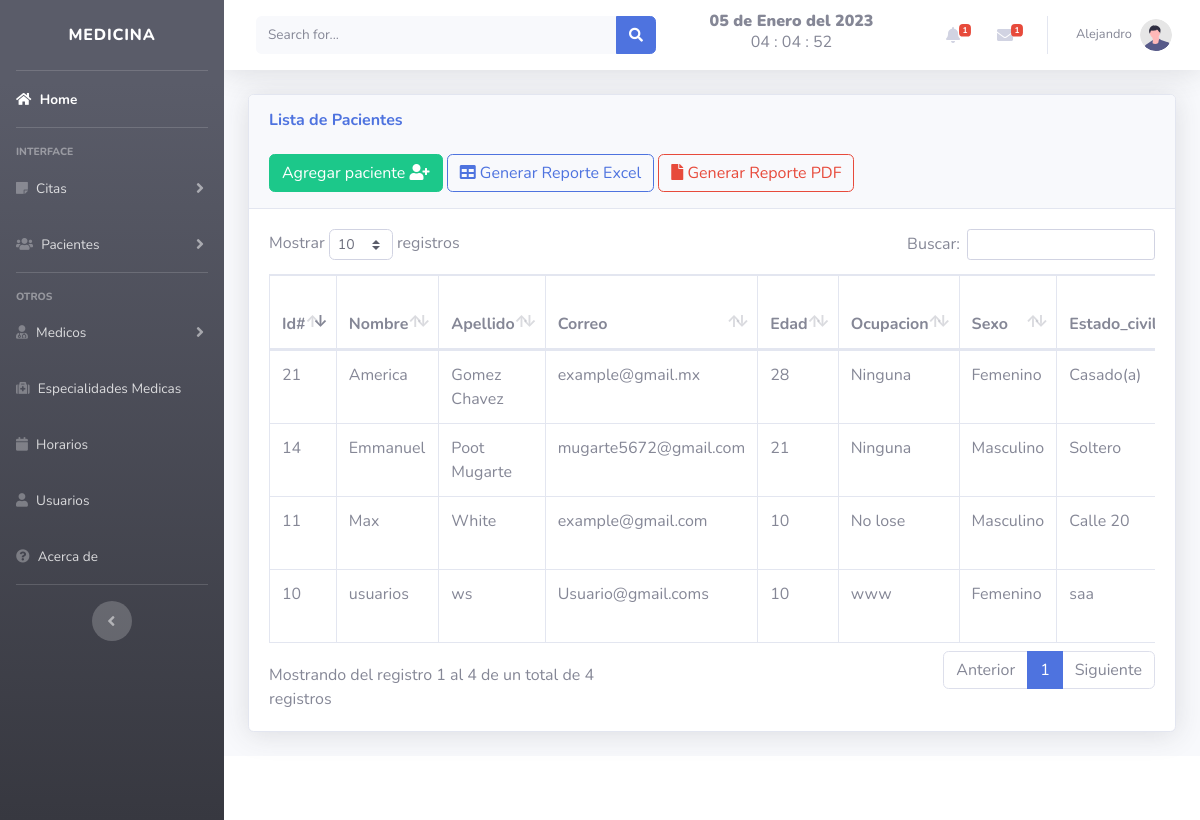
/views/pacientes.php (signed in), run on the app's committed database.
### tables this page shows
CREATE TABLE `pacientes` (
  `id` int(11) NOT NULL,
  `nombre` varchar(50) NOT NULL,
  `apellidos` varchar(150) NOT NULL,
  `correo` varchar(50) NOT NULL,
  `edad` varchar(150) NOT NULL,
  `ocupacion` varchar(150) NOT NULL,
  `sexo` varchar(50) NOT NULL,
  `estado_civil` varchar(150) NOT NULL,
  `peso` varchar(150) NOT NULL,
  `nacimiento` date NOT NULL,
  `familiar` varchar(150) NOT NULL,
  `telefono` varchar(50) NOT NULL,
  `direccion` varchar(150) NOT NULL,
  `enfermedad` varchar(150) NOT NULL,
  `tipo_sangre` varchar(150) NOT NULL,
  `alergias` varchar(150) NOT NULL,
  `curp` varchar(150) NOT NULL,
  `fecha` timestamp NULL DEFAULT current_timestamp(),
  `estado` varchar(50) NOT NULL,
  `id_user` int(11) NOT NULL
);

### views/pacientes.php (the view, shortened to what this page needs)
<?php
$typeUser = $_SESSION['rol'];
if($typeUser === '2' || $typeUser ==='1'){
?>
<!DOCTYPE html>
<html lang="en">
<head>
</head>
<?php include "../includes/header.php"; ?>
<body id="page-top">
    <div class="container-fluid">
        <div class="card shadow mb-4">
            <div class="card-header py-3">
                <h6 class="m-0 font-weight-bold text-primary">Lista de Pacientes</h6>
                <br>
                <button type="button" class="btn btn-success" data-toggle="modal" data-target="#paciente">
                    <span class="glyphicon glyphicon-plus"></span> Agregar paciente <i class="fa fa-user-plus"></i> </a></button>
                <a href="../includes/r_pacientes.php" class="btn btn-outline-primary">
                    <i class="fa fa-table" aria-hidden="true"></i> Generar Reporte Excel</a>
                <a href="../includes/reporte_paciente.php" class="btn btn-outline-danger">
                    <i class="fa fa-file" aria-hidden="true"></i> Generar Reporte PDF</a>
            </div>
            <div class="card-body">
                <div class="table-responsive">
                    <table class="table table-bordered" id="dataTable" width="100%" cellspacing="0">
                        <thead>
                            <tr>
                                <th>Id#</th>
                                <th>Nombre</th>
                                <th>Apellido</th>
                                <th>Correo</th>
                                <th>Edad</th>
                                <th>Ocupacion</th>
                                <th>Sexo</th>
                                <th>Estado_civil</th>
                            </tr>
                        </thead>
                        <?php
                        include "../includes/db.php";
                        $result = mysqli_query($conexion, "SELECT * FROM pacientes ");
                        while ($fila = mysqli_fetch_assoc($result)) :
                        ?>
                            <tr>
                                <td><?php echo $fila['id']; ?></td>
                                <td><?php echo $fila['nombre']; ?></td>
                                <td><?php echo $fila['apellidos']; ?></td>
                                <td><?php echo $fila['correo']; ?></td>
                                <td><?php echo $fila['edad']; ?></td>
                                <td><?php echo $fila['ocupacion']; ?></td>
                                <td><?php echo $fila['sexo']; ?></td>
                                <td><?php echo $fila['estado_civil']; ?></td>
                            </tr>
                        <?php endwhile; ?>
                    </table>
                </div>
            </div>
        </div>
    </div>
    <?php include "../includes/footer.php"; ?>
    <?php include "../includes/form_pacientes.php"; ?>
</body>
</html>
<?php }
else {
?>
<div id="notAllow" ></div>
<script src="https://code.jquery.com/jquery-3.6.3.min.js"></script>
<script  src="../js/not-allowed.js"></script>
<script src="https://unpkg.com/sweetalert/dist/sweetalert.min.js"></script><?php
}?>

### data on the page
pacientes: id "10", nombre "usuarios", apellidos "ws", correo "Usuario@gmail.coms", edad "10", ocupacion "www", sexo "Femenino", estado_civil "saa"
pacientes: id "11", nombre "Max", apellidos "White", correo "example@gmail.com", edad "10", ocupacion "No lose", sexo "Masculino", estado_civil "Calle 20"
pacientes: id "14", nombre "Emmanuel", apellidos "Poot Mugarte", correo "mugarte5672@gmail.com", edad "21", ocupacion "Ninguna", sexo "Masculino", estado_civil "Soltero"
pacientes: id "21", nombre "America", apellidos "Gomez Chavez", correo "example@gmail.mx", edad "28", ocupacion "Ninguna", sexo "Femenino", estado_civil "Casado(a)"

### other printed values
fecha() "05 de Enero del 2023"
$_SESSION['nombre'] "Alejandro"
